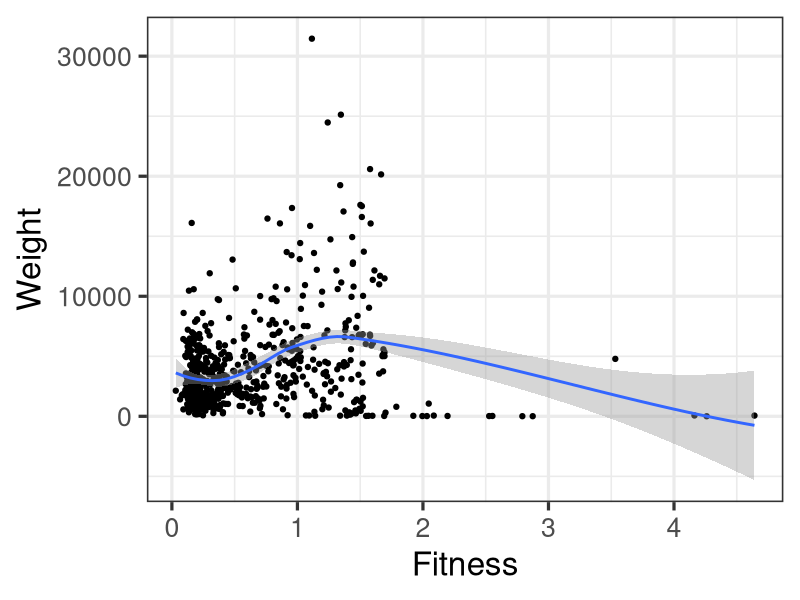
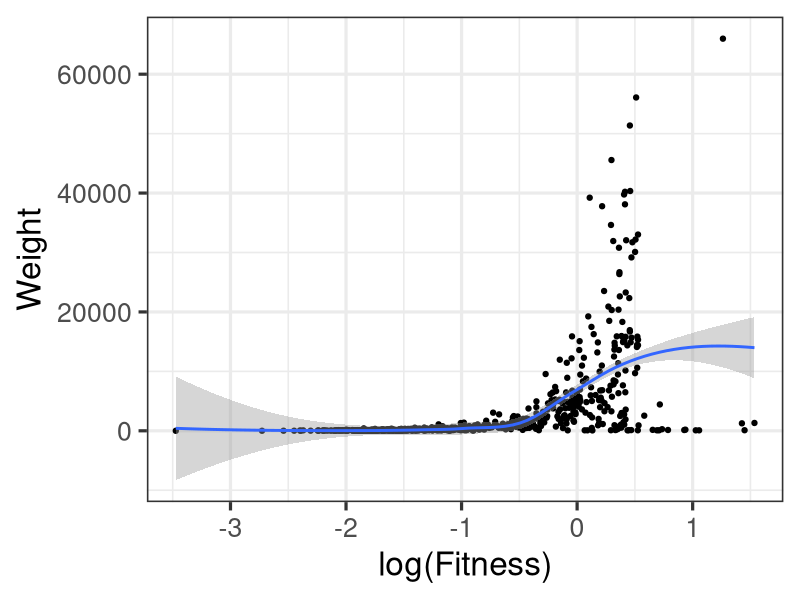
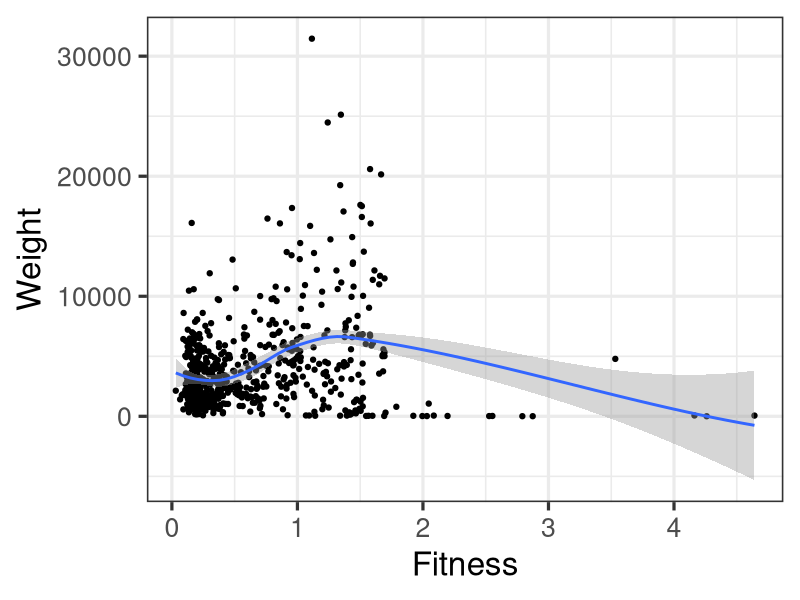
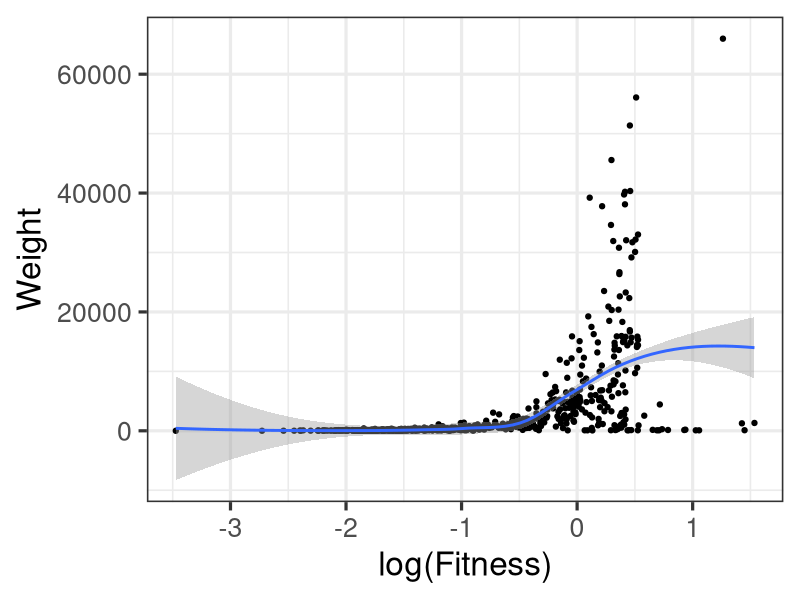

Reproduce these figures in R, in order.
## ---- chunk 1
library(tidyverse)
library(Hmisc)

peptide.data <- read.table(file = "../Data/supplemental_dataset_1.tsv", header = T, stringsAsFactors = F)
## ---- chunk 2
peptide.data <- peptide.data %>% mutate(
  Log_WEIGHT = (FITNESS^2) * WEIGHT
)

peptide_cluster <- peptide.data %>% group_by(Cluster) %>% summarise(
  Fitness = wtd.mean(FITNESS, weights = WEIGHT),
  Weight = sum(WEIGHT),
  Log_Weight = sum(Log_WEIGHT)
)

cor(peptide_cluster$Fitness, peptide_cluster$Weight)
cor(log(peptide_cluster$Fitness), peptide_cluster$Log_Weight)

# Ordinary weights
peptide_cluster %>% ggplot(
  data = .,
  aes(
    x = Fitness,
    y = Weight
  )
) + geom_point() + geom_smooth() + theme_bw(base_size = 24)

ggsave(filename = "supplemental_figure_2_A.png", units = "in",
       width = 5, height = 5)

# Log weights
peptide_cluster %>% ggplot(
  data = .,
  aes(
    x = log(Fitness),
    y = Log_Weight
  )
) + geom_point() + geom_smooth() + ylab("Weight") + theme_bw(base_size = 24)

ggsave(filename = "supplemental_figure_2_B.png", units = "in",
       width = 5, height = 5)
